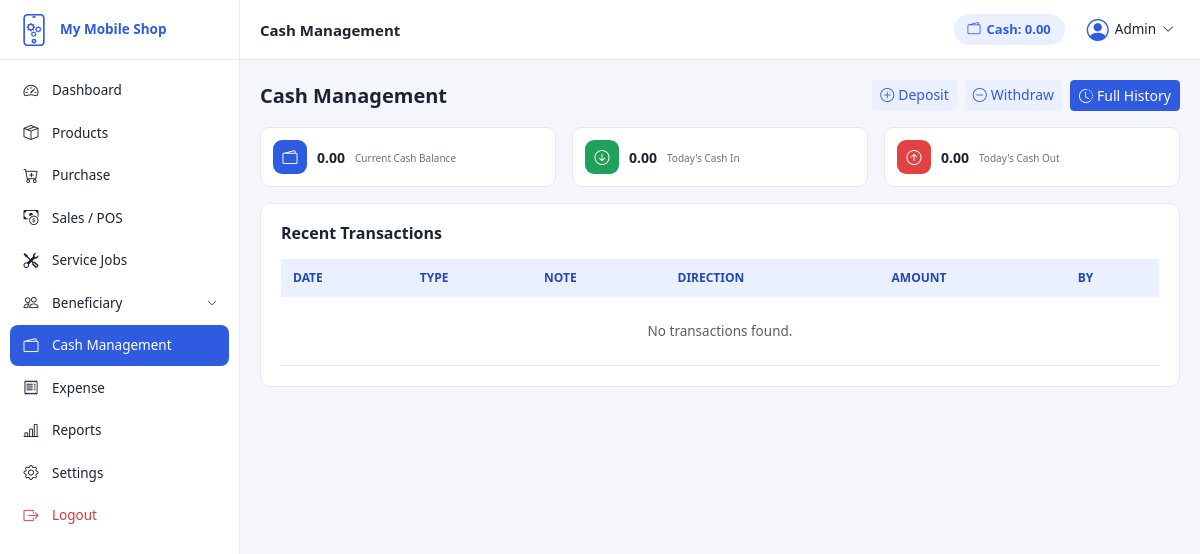
The app's page /cash/index.php (signed in), older data.
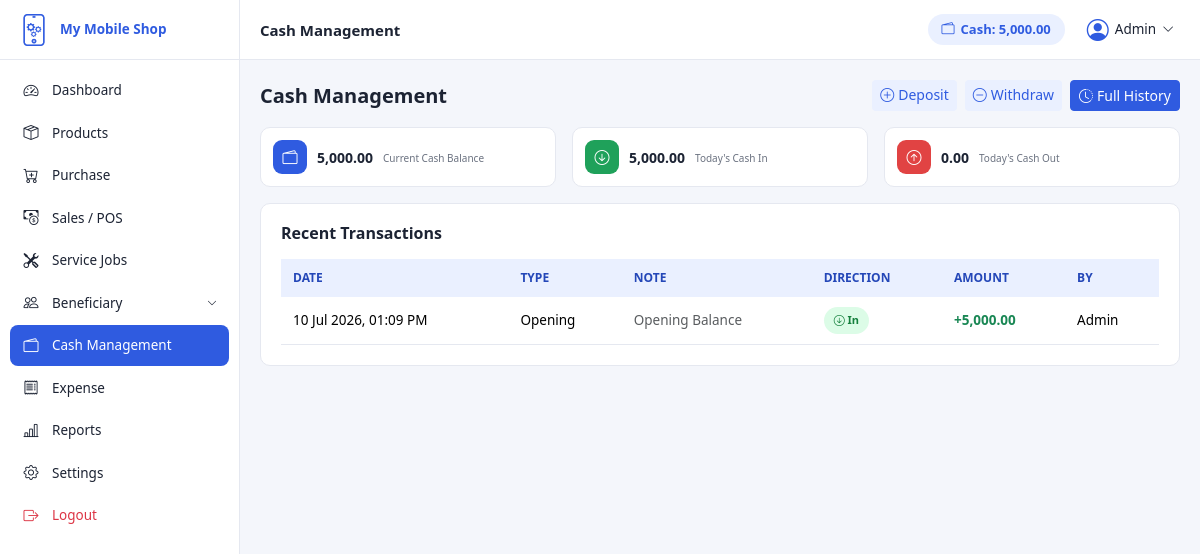
The same page, newer data.
### tables this page shows
CREATE TABLE `cash_transactions` (
  `id` int(11) NOT NULL,
  `type` enum('opening','deposit','withdraw','sale','purchase','expense','customer_payment','supplier_payment','refund') NOT NULL,
  `amount` decimal(10,2) NOT NULL,
  `direction` enum('in','out') NOT NULL,
  `reference_id` int(11) DEFAULT NULL,
  `note` varchar(255) DEFAULT NULL,
  `created_by` int(11) NOT NULL,
  `created_at` datetime DEFAULT current_timestamp()
);

CREATE TABLE `users` (
  `id` int(11) NOT NULL,
  `full_name` varchar(100) NOT NULL,
  `username` varchar(50) NOT NULL,
  `password` varchar(255) NOT NULL,
  `phone` varchar(20) DEFAULT NULL,
  `role` enum('admin','staff') NOT NULL DEFAULT 'staff',
  `status` enum('active','inactive') NOT NULL DEFAULT 'active',
  `photo` varchar(255) DEFAULT NULL,
  `created_at` datetime DEFAULT current_timestamp(),
  `updated_at` datetime DEFAULT current_timestamp() ON UPDATE current_timestamp()
);

### includes/functions.php (called while the page is built, shortened)
<?php
function money($amount) {
    return number_format((float)$amount, 2);
}
function formatDateTime($date, $format = 'd M Y, h:i A') {
    return date($format, strtotime($date));
}
function getCurrentCash($pdo) {
    $stmt = $pdo->query("SELECT
        SUM(CASE WHEN direction = 'in' THEN amount ELSE 0 END) as total_in,
        SUM(CASE WHEN direction = 'out' THEN amount ELSE 0 END) as total_out
        FROM cash_transactions");
    $row = $stmt->fetch();
    $total_in = $row['total_in'] ?? 0;
    $total_out = $row['total_out'] ?? 0;
    return $total_in - $total_out;
}

### cash/index.php (the view, shortened to what the changed rows need)
<?php
require_once __DIR__ . '/../includes/auth.php';
$current_cash = getCurrentCash($pdo);
$today = date('Y-m-d');
$stmt = $pdo->prepare("SELECT
    SUM(CASE WHEN direction = 'in' THEN amount ELSE 0 END) as total_in,
    SUM(CASE WHEN direction = 'out' THEN amount ELSE 0 END) as total_out
    FROM cash_transactions WHERE DATE(created_at) = ?");
$stmt->execute([$today]);
$today_summary = $stmt->fetch();
$stmt = $pdo->query("SELECT ct.*, u.full_name FROM cash_transactions ct
                      LEFT JOIN users u ON ct.created_by = u.id
                      ORDER BY ct.created_at DESC LIMIT 15");
$recent = $stmt->fetchAll();
include __DIR__ . '/../includes/header.php';
?>
<div class="main-content">
    <?php include __DIR__ . '/../includes/navbar.php'; ?>
    <div class="content-body">
        <div class="row g-3 mb-3">
            <div class="col-md-4">
                <div class="stat-card">
                    <div class="stat-icon" style="background:#2F5BE0;"><i class="bi bi-wallet2"></i></div>
                    <div class="stat-value"><?= money($current_cash) ?></div>
                    <div class="stat-label">Current Cash Balance</div>
                </div>
            </div>
            <div class="col-md-4">
                <div class="stat-card">
                    <div class="stat-icon" style="background:#1fa15a;"><i class="bi bi-arrow-down-circle"></i></div>
                    <div class="stat-value"><?= money($today_summary['total_in'] ?? 0) ?></div>
                    <div class="stat-label">Today's Cash In</div>
                </div>
            </div>
        </div>
        <div class="card-panel">
            <div class="table-responsive">
                <table class="table table-custom mb-0">
                    <thead>
                        <tr>
                            <th>Date</th>
                            <th>Type</th>
                            <th>Note</th>
                            <th>Direction</th>
                            <th>Amount</th>
                            <th>By</th>
                        </tr>
                    </thead>
                    <tbody>
                        <?php if (count($recent) === 0): ?>
                        <tr><td colspan="6" class="text-center text-muted py-4">No transactions found.</td></tr>
                        <?php endif; ?>
                        <?php foreach ($recent as $t): ?>
                        <tr>
                            <td><?= formatDateTime($t['created_at']) ?></td>
                            <td><?= ucfirst(str_replace('_',' ',$t['type'])) ?></td>
                            <td class="small text-muted"><?= htmlspecialchars($t['note'] ?: '-') ?></td>
                            <td>
                                <?php if ($t['direction'] === 'in'): ?>
                                    <span class="badge-status badge-completed"><i class="bi bi-arrow-down-circle"></i> In</span>
                                <?php else: ?>
                                    <span class="badge-status badge-due"><i class="bi bi-arrow-up-circle"></i> Out</span>
                                <?php endif; ?>
                            </td>
                            <td class="fw-semibold <?= $t['direction'] === 'in' ? 'text-success' : 'text-danger' ?>">
                                <?= $t['direction'] === 'in' ? '+' : '-' ?><?= money($t['amount']) ?>
                            </td>
                            <td><?= htmlspecialchars($t['full_name'] ?? '-') ?></td>
                        </tr>
                        <?php endforeach; ?>
                    </tbody>
                </table>
            </div>
        </div>
    </div>
</div>
<?php include __DIR__ . '/../includes/footer.php'; ?>

### includes/navbar.php (shortened to what the changed rows need)
<header class="topbar">
    <div class="d-flex align-items-center gap-3">
        <div class="topbar-cash d-none d-md-flex">
            <i class="bi bi-wallet2"></i>
            <span>Cash: <?= money(getCurrentCash($pdo)) ?></span>
        </div>
    </div>
</header>

Row changes from the older to the newer data that the page shows:
added cash_transactions: created_at "10 Jul 2026, 01:09 PM", type "Opening", note "Opening Balance", direction "in" (drawn), amount "5,000.00", created_by.full_name "Admin"
Text that changed along with them:
money(getCurrentCash($pdo)): "0.00" → "5,000.00"
money($current_cash): "0.00" → "5,000.00"
money($today_summary['total_in'] ?? 0): "0.00" → "5,000.00"
text no longer shown: "No transactions found."
